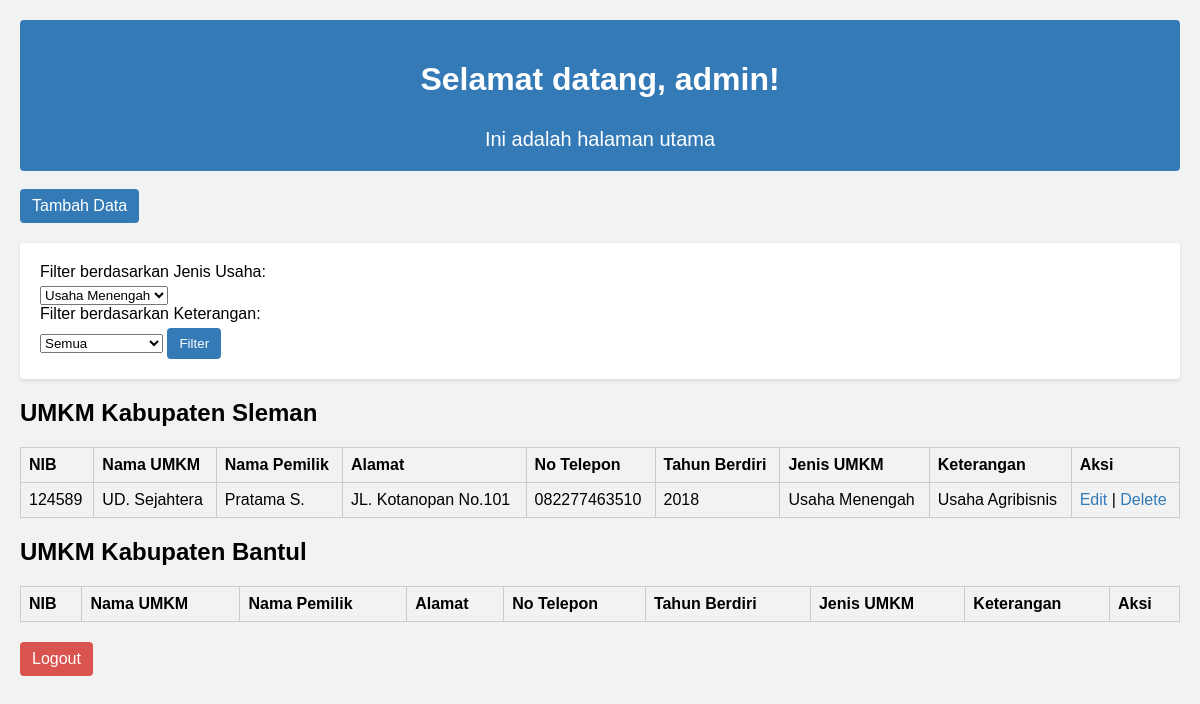
/index.php?jenis_usaha=Usaha Menengah (signed in), run on the app's committed database.
### tables this page shows
CREATE TABLE `umkm_sleman` (
  `nib` int(11) NOT NULL,
  `nama_umkm` varchar(100) DEFAULT NULL,
  `nama_pemilik` varchar(100) DEFAULT NULL,
  `alamat` varchar(200) DEFAULT NULL,
  `no_telepon` varchar(20) DEFAULT NULL,
  `tahun_berdiri` int(11) DEFAULT NULL,
  `jenis_umkm` varchar(50) DEFAULT NULL,
  `keterangan` varchar(50) DEFAULT NULL
);

### index.php (the view, shortened to what this page needs)
<?php
require_once 'config.php';
$queryJenisUsahaSleman = "SELECT DISTINCT jenis_umkm FROM umkm_sleman";
$resultJenisUsahaSleman = mysqli_query($conn, $queryJenisUsahaSleman);
$column = isset($_GET['column']) ? $_GET['column'] : 'nib';
$direction = isset($_GET['direction']) ? $_GET['direction'] : 'asc';
$selectedJenisUsaha = isset($_GET['jenis_usaha']) ? $_GET['jenis_usaha'] : '';
$filterCondition = '';
$filterParams = array();
if (!empty($selectedJenisUsaha)) {
    $filterCondition .= " jenis_umkm = ?";
    $filterParams[] = $selectedJenisUsaha;
}
$querySleman = "SELECT * FROM umkm_sleman";
if (!empty($filterCondition)) {
    $querySleman .= " WHERE $filterCondition";
}
$querySleman .= " ORDER BY $column $direction";
$stmtSleman = mysqli_prepare($conn, $querySleman);
if (!empty($filterParams)) {
    mysqli_stmt_bind_param($stmtSleman, str_repeat('s', count($filterParams)), ...$filterParams);
}
mysqli_stmt_execute($stmtSleman);
$resultSleman = mysqli_stmt_get_result($stmtSleman);
?>
<!DOCTYPE html>
<html>
<head>
    <link rel="stylesheet" type="text/css" href="style.css">
</head>
<body>
    <div class="welcome-section">
        <h1>Selamat datang, <?php echo $_SESSION['username']; ?>!</h1>
        <p>Ini adalah halaman utama</p>
    </div>
    <div>
    <br><a href="add.php" class="btn btn-add">Tambah Data</a>
        <form method="GET" action="index.php" class="filter-form">
            <label for="jenis_usaha_sleman">Filter berdasarkan Jenis Usaha:</label>
            <select id="jenis_usaha_sleman" name="jenis_usaha">
                <?php while ($rowJenisUsaha = mysqli_fetch_assoc($resultJenisUsahaSleman)) { ?>
                    <option value="<?php echo $rowJenisUsaha['jenis_umkm']; ?>" <?php echo $selectedJenisUsaha === $rowJenisUsaha['jenis_umkm'] ? 'selected' : ''; ?>><?php echo $rowJenisUsaha['jenis_umkm']; ?></option>
                <?php } ?>
            </select>
            <label for="keterangan_sleman">Filter berdasarkan Keterangan:</label>
            <select id="keterangan_sleman" name="keterangan">
                <option value="">Semua</option>
            </select>
            <button type="submit" class="btn btn-filter">Filter</button>
        </form>
        <h2>UMKM Kabupaten Sleman</h2>
        <table>
            <tr>
                <th>NIB</th>
                <th>Nama UMKM</th>
                <th>Nama Pemilik</th>
                <th>Alamat</th>
                <th>No Telepon</th>
                <th>Tahun Berdiri</th>
                <th>Jenis UMKM</th>
                <th>Keterangan</th>
                <th>Aksi</th>
            </tr>
            <?php
            while ($row = mysqli_fetch_assoc($resultSleman)) {
                echo "<tr>";
                echo "<td>".$row['nib']."</td>";
                echo "<td>".$row['nama_umkm']."</td>";
                echo "<td>".$row['nama_pemilik']."</td>";
                echo "<td>".$row['alamat']."</td>";
                echo "<td>".$row['no_telepon']."</td>";
                echo "<td>".$row['tahun_berdiri']."</td>";
                echo "<td>".$row['jenis_umkm']."</td>";
                echo "<td>".$row['keterangan']."</td>";
                echo "<td><a href='edit.php?id=".$row['nib']."'>Edit</a> | <a href='delete.php?id=".$row['nib']."'>Delete</a></td>";
                echo "</tr>";
            }
            ?>
        </table>
    </div>
    <div>
        <h2>UMKM Kabupaten Bantul</h2>
        <table>
            <tr>
                <th>NIB</th>
                <th>Nama UMKM</th>
                <th>Nama Pemilik</th>
                <th>Alamat</th>
                <th>No Telepon</th>
                <th>Tahun Berdiri</th>
                <th>Jenis UMKM</th>
                <th>Keterangan</th>
                <th>Aksi</th>
            </tr>
        </table>
    </div>
    <div class="logout-section">
        <a href="index.php?logout=true" class="btn btn-logout">Logout</a>
    </div>
</body>
</html>

### style.css (style rules this page uses)
body { font-family: Arial, sans-serif; margin: 0; padding: 20px; background-color: #f2f2f2; }
h1 { margin-bottom: 20px; }
a { text-decoration: none; color: #337ab7; }
table { width: 100%; border-collapse: collapse; margin-bottom: 20px; }
table th, table td { border: 1px solid #ccc; padding: 8px; text-align: left; }
form { margin-top: 20px; background-color: #fff; padding: 20px; border-radius: 4px; box-shadow: 0 2px 4px rgba(0, 0, 0, 0.1); }
label { display: block; margin-bottom: 5px; }
.btn { display: inline-block; padding: 8px 12px; background-color: #337ab7; border: none; color: #fff; text-decoration: none; border-radius: 4px; cursor: pointer; }
.btn-logout { background-color: #d9534f; }
.welcome-section { background-color: #337ab7; color: #fff; padding: 20px; border-radius: 4px; text-align: center; display: flex; flex-direction: column; align-items: center; justify-content: center; }
.welcome-section h1 { font-size: 32px; margin-bottom: 10px; }
.welcome-section p { font-size: 20px; margin-bottom: 0; }

### data on the page
umkm_sleman: nib "124589", nama_umkm "UD. Sejahtera", nama_pemilik "Pratama S.", alamat "JL. Kotanopan No.101", no_telepon "082277463510", tahun_berdiri "2018", jenis_umkm "Usaha Menengah", keterangan "Usaha Agribisnis"

### other printed values
$_SESSION['username'] "admin"
form field jenis_usaha "Usaha Menengah"
